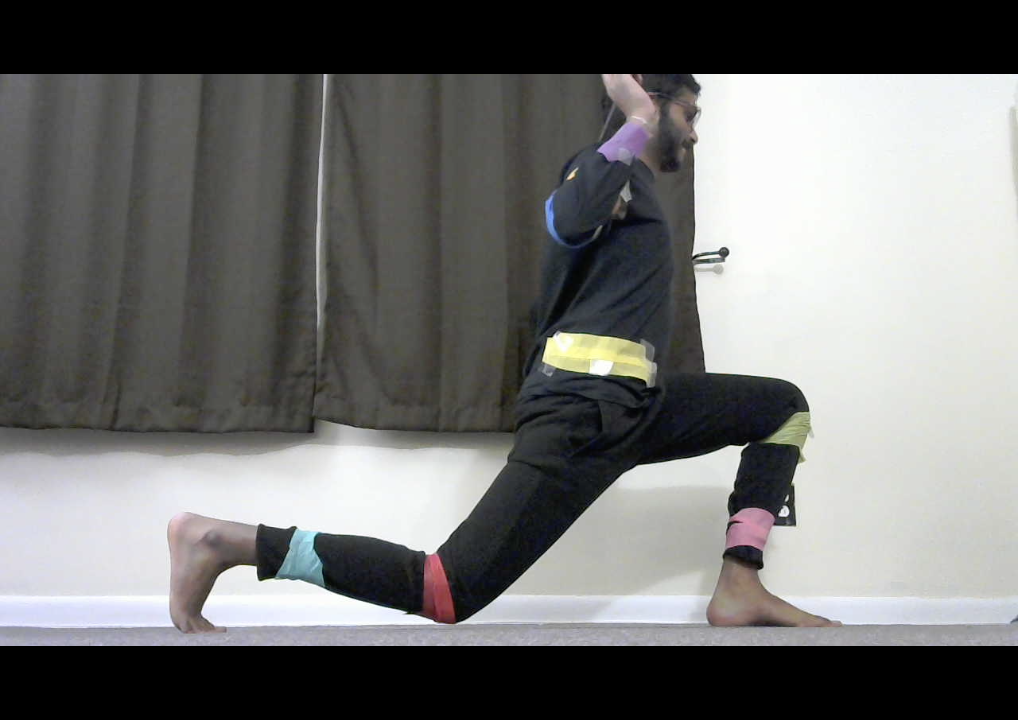
#> input picture Signal_Processing/testing/Nov/lungeBackward/Backward.png, 1018 x 720 px, found by its file name
$ python dataTransfer.py
#> lines starting #> are read from the running program, lines starting #| are printed output that depends on the picture
from PIL import Image
import os
import serial
import time
import sys

def writeFile(path, result):
    with open(path, "wt") as f:
        f.write(result)

# Initializing the list of images
sample_image_dir = "Nov"
workoutPhotos = {
    "l": [os.path.join("lungeForward", "Backward.png"), os.path.join("lungeForward", "Forward.png"), os.path.join("lungeForward", "Perfect.png")],
    "u": [os.path.join("pushUp", "HandForward.png"), os.path.join("pushUp", "High.png"), os.path.join("pushUp", "Perfect.png"), os.path.join("pushUp", "Perfect2.png")],
    "c": [os.path.join("legRaise", "kneeBent.png"), os.path.join("legRaise", "Over.png"), os.path.join("legRaise", "Perfect.png"), os.path.join("legRaise", "Under.png")]
}

resized_col = 160
resized_row = 120

# # Initializing the serial connection
ser = serial.Serial(port = "COM3",
    baudrate=921600,
    bytesize=serial.EIGHTBITS,
    stopbits=serial.STOPBITS_ONE)

## Testing the accuracy of the data transferred

# Generating all of the various output files
for workout in workoutPhotos:
    for exercise in range(len(workoutPhotos[workout])):
        original_image = Image.open(os.path.join(sample_image_dir, workoutPhotos[workout][exercise]))
#> original_image is the input picture: PIL image 1018x720 RGBA; mean R, G, B, A 113, 113.3, 112.5, 255
        original_image_pixels = original_image.load()

        new_image = original_image.resize((resized_col, resized_row))
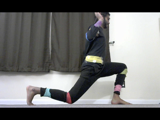
#> new_image: PIL image 160x120 RGBA; mean R, G, B, A 113.1, 113.4, 112.6, 255
        converted_image = new_image.convert('HSV')
#> converted_image: PIL image 160x120 HSV; mean H, S, V 66.2, 14, 115.7

        # Generating the golden solution
        res = ""
        for tup in converted_image.getdata():
            for val in tup:
                res += str(val) + " "

        writeFile(workout + "_" + str(exercise) + "_" + "orig_bytes.txt", res.strip())

        # # Seeing what the FPGA says
        byte_arr = converted_image.tobytes()
        ser.write(byte_arr)

        total = b''
        data_received = b''
        while ("\n" not in data_received.decode("utf-8")):
            data_received = ser.read(ser.in_waiting)
#> (the run stopped early here; a loop or call above may not have finished)
